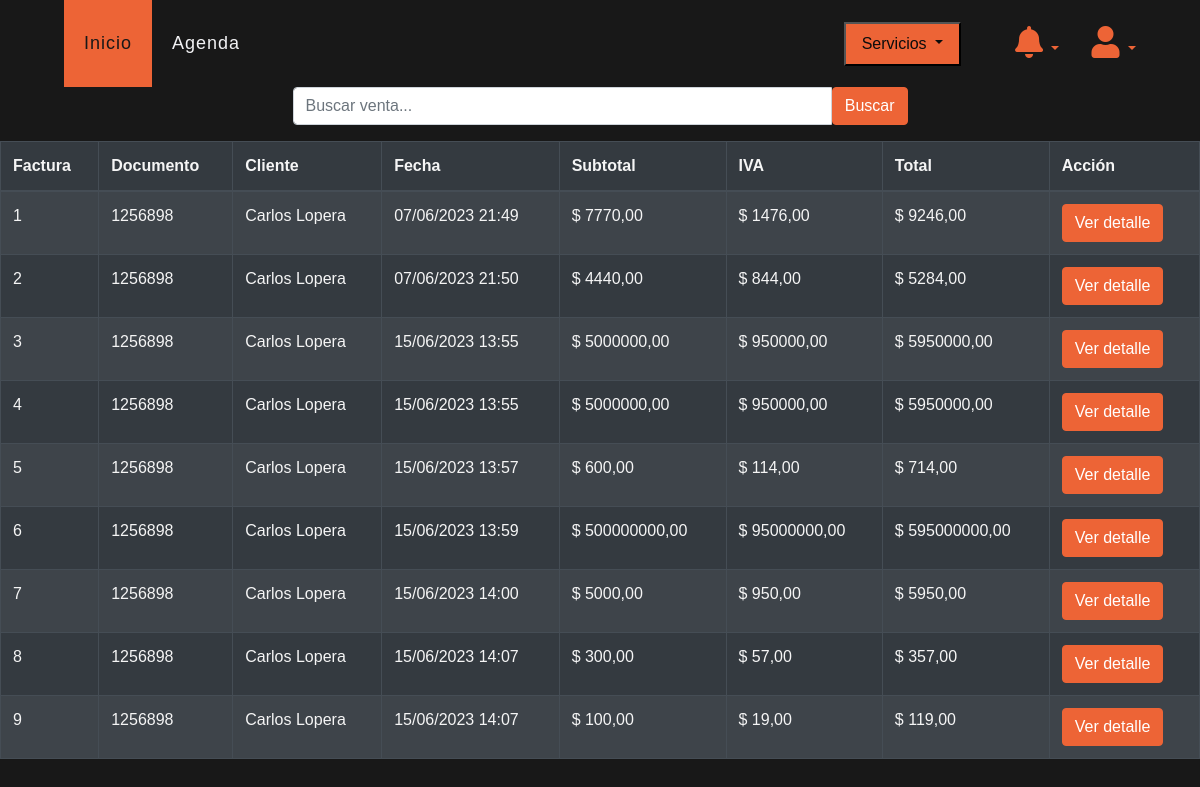
Page /ver/ventas (signed in) on the earlier database version.
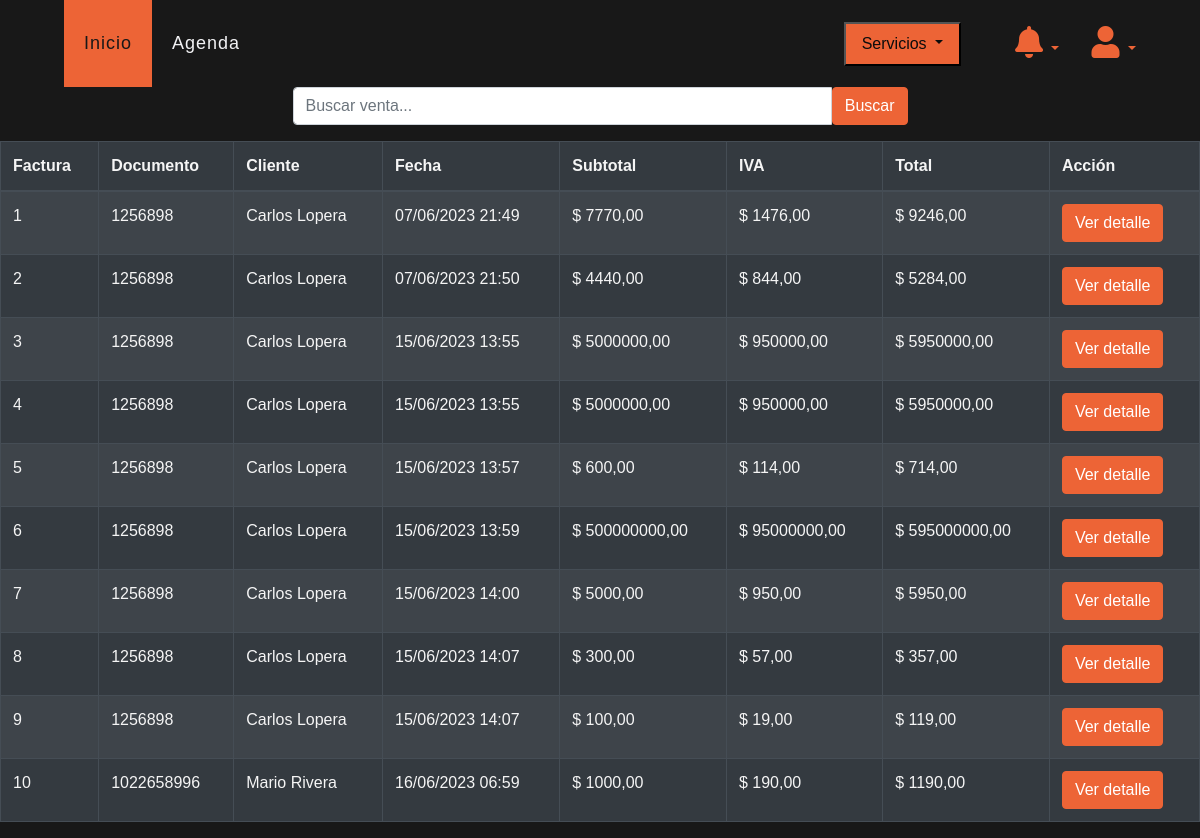
Same page on the later database version.
### veterinary/models.py (models this page shows, shortened)
class Sale(models.Model):
    cli = models.ForeignKey(Client, on_delete=models.CASCADE)
    date_joined = models.DateTimeField(default=datetime.now)
    subtotal = models.DecimalField(default=0.00, max_digits=15, decimal_places=2)
    iva = models.DecimalField(default=0.00, max_digits=15, decimal_places=2)
    total = models.DecimalField(default=0.00, max_digits=15, decimal_places=2)
    class Meta:
        verbose_name = 'Venta'
        verbose_name_plural = 'Ventas'
        ordering = ['id']

class Client(models.Model):
    CHOICES = [('CC', 'CC'), ('CE', 'CE'),
               ('TI', 'TI'), ('PPT', 'PPT'), ('PASAPORTE', 'PASAPORTE')]
    veterinary = models.ForeignKey(Veterinary, on_delete=models.PROTECT, blank=True, null=True)
    name = models.CharField(max_length=100, blank=False, null=False, verbose_name='Cliente')
    last_name = models.CharField(max_length=100, blank=False, null=False)
    type = models.CharField(max_length=10, choices=CHOICES, verbose_name='Tipo documento', default='CC')
    document = models.CharField(max_length=20, unique=False, blank=True, null=True, verbose_name='Documento')
    email = models.EmailField(max_length=254, unique=False, blank=True, null=True)
    phone = models.CharField(max_length=20, blank=True, null=True)
    global_id = models.UUIDField(default=uuid.uuid4, editable=False, unique=False)
    class Meta:
        unique_together = ('document', 'email', 'veterinary')

### veterinary/views.py (the view)
# urls.py: path('ver/ventas', views.list_sale, name='list_sale'),
@login_required(login_url="login")
def list_sale(request):
    veterinary_logued = request.user.veterinary
    query = request.GET.get('q')
    sales = Sale.objects.filter(cli__veterinary=veterinary_logued)
    if query:
        sales = sales.filter(Q(id__icontains=query) | Q(cli__document__icontains=query))
    sales = sales.select_related('cli').prefetch_related('detsale_set')
    for sale in sales:
        for det in sale.detsale_set.all():
            det.subtotal = det.cant * (det.price * (1 + det.iva / 100))
            det.subtotal = det.subtotal.quantize(Decimal('0.01'))
    context = {'sales': sales}
    return render(request, 'veterinary/sale_list.html', context)

### veterinary/views.py (called while the page is built)
def check_notifications(request):
    if not request.user.is_authenticated:
        veterinary_logued = Veterinary.objects.get(id=1)
    else:
        veterinary_logued = request.user.veterinary
    if not Client.objects.filter(veterinary=veterinary_logued).exists():
        messages.info(request, 'Registra clientes')
    if not Pet.objects.filter(client__veterinary=veterinary_logued).exists():
        messages.info(request, 'Registra mascotas')
    if not Category.objects.filter(veterinary=veterinary_logued).exists():
        messages.info(request, 'Registra categorias y productos')
    if not Events.objects.filter(veterinary=veterinary_logued).exists():
        messages.info(request, 'Registra tu primer cita')

### templates/veterinary/sale_list.html (shortened to what this page needs)
{% extends 'layout/base2.html' %}
{% block style %}
{% load static %}
<link rel="stylesheet" href="{% static 'css/estilo.css' %}">
{% endblock %}
{% block header %}
{% include 'layout/partials/headerbase.html' %}
{% endblock %}
{% block content %}
<div class="table-responsive">
  <div class="row justify-content-center mb-3">
    <div class="col-md-6">
      <form method="GET">
        <div class="input-group">
          <input type="text" name="q" class="form-control" placeholder="Buscar venta...">
          <span class="input-group-btn">
            <button class="btn btn-primary" type="submit">Buscar</button>
          </span>
        </div>
      </form>
    </div>
  </div>
  <table class="table table-striped table-bordered table-dark">
    <thead>
      <tr>
        <th>Factura</th>
        <th>Documento</th>
        <th>Cliente</th>
        <th>Fecha</th>
        <th>Subtotal</th>
        <th>IVA</th>
        <th>Total</th>
        <th>Acción</th>
      </tr>
    </thead>
    <tbody>
      {% for sale in sales %}
        <tr>
          <td>{{ sale.id }}</td>
          <td>{{ sale.cli.document }}</td>
          <td>{{ sale.cli.name }} {{ sale.cli.last_name }}</td>
          <td>{{ sale.date_joined|date:"d/m/Y H:i" }}</td>
          <td>$ {{ sale.subtotal }}</td>
          <td>$ {{ sale.iva }}</td>
          <td>$ {{ sale.total }}</td>
          <td>
            <a href="#" class="btn btn-primary" data-toggle="modal" data-target="#sale-modal-{{ sale.id }}">Ver detalle</a>
          </td>
        </tr>
      {% empty %}
        <tr>
          <td colspan="8">No hay ventas registradas</td>
        </tr>
      {% endfor %}
    </tbody>
  </table>
</div>
{% endblock %}

### templates/layout/base2.html (shortened to what this page needs)
{% load static %}
<!DOCTYPE html>
<html lang="es">
<head>
    <link rel="stylesheet" href="{% static 'css/bootstrap.min.css' %}">
    {% block style %}{% endblock  %}
    <link href="{% static 'css/style.css' %}" rel="stylesheet">
    <link href="https://cdnjs.cloudflare.com/ajax/libs/font-awesome/5.10.0/css/all.min.css" rel="stylesheet">
    <link href="{% static 'lib/flaticon/font/flaticon.css' %}" rel="stylesheet">
</head>
<body style="background-color: black" class="bg-dark">
<header>
    {% block header %}{% endblock  %}
</header>
{% block content %}{% endblock  %}
</body>
</html>

### templates/layout/partials/headerbase.html (shortened to what this page needs)
{% block 'style' %}
{% load static %}
<link rel="stylesheet" href="{% static 'css/navstyle.css' %}">
{% endblock  %}
<header>
      {% if request.user.is_authenticated %}
      <div class="container-fluid p-0" id="opciones">
  <nav class="navbar navbar-expand-lg bg-dark navbar-dark py-3 py-lg-0 px-lg-5">
    <div class="collapse navbar-collapse justify-content-between px-3" id="navbarCollapse">
      <div class="navbar-nav mr-auto py-0">
        <a href="{% url 'index' %}" class="nav-item nav-link active">Inicio</a>
        <a href="{% url 'home' %}" class="nav-item nav-link">Agenda</a>
      </div>
      <div class="dropdown ml-auto mr-auto" id="services-dropdown">
        <button class="nav-link dropdown-toggle" id="navbarDropdown" type="button" data-toggle="dropdown" aria-haspopup="true" aria-expanded="false" style="margin-left:47vw;background-color: #ED6436;color: #0c0c0c; margin-right:1vw  ">
          Servicios
        </button>
      </div>
    </div>
            <div class="dropdown" id="notification-dropdown">
              <a class="nav-link dropdown-toggle" id="navbarDropdown" href="#" role="button" data-toggle="dropdown" aria-haspopup="true" aria-expanded="false">
                <i class="fas fa-bell fa-2x text-primary"></i>
              </a>
            </div>
            <div class="dropdown" id="profile-dropdown">
                  <a class="nav-link dropdown-toggle" id="navbarDropdown" href="#" role="button" data-toggle="dropdown" aria-haspopup="true" aria-expanded="false">
                    <i class="fas fa-user fa-2x text-primary"></i>
                  </a>
            </div>
         </nav>
         </div>
      {% endif %}
  </header>

Differences in the rows shown:
added Sale: id "10", cli.document "1022658996", cli.name "Mario", cli.last_name "Rivera", date_joined "16/06/2023 06:59", subtotal "1000,00", iva "190,00", total "1190,00"
